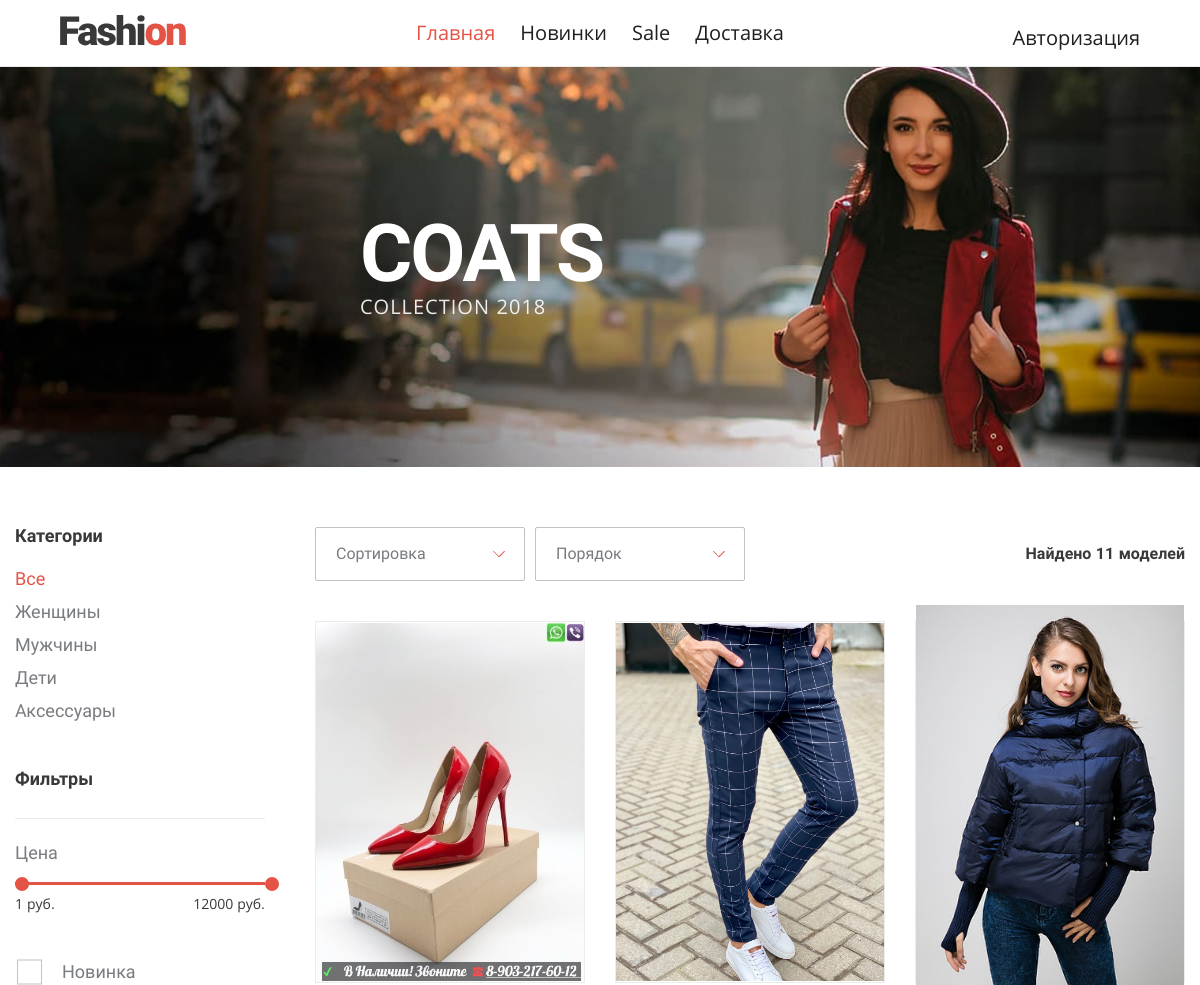
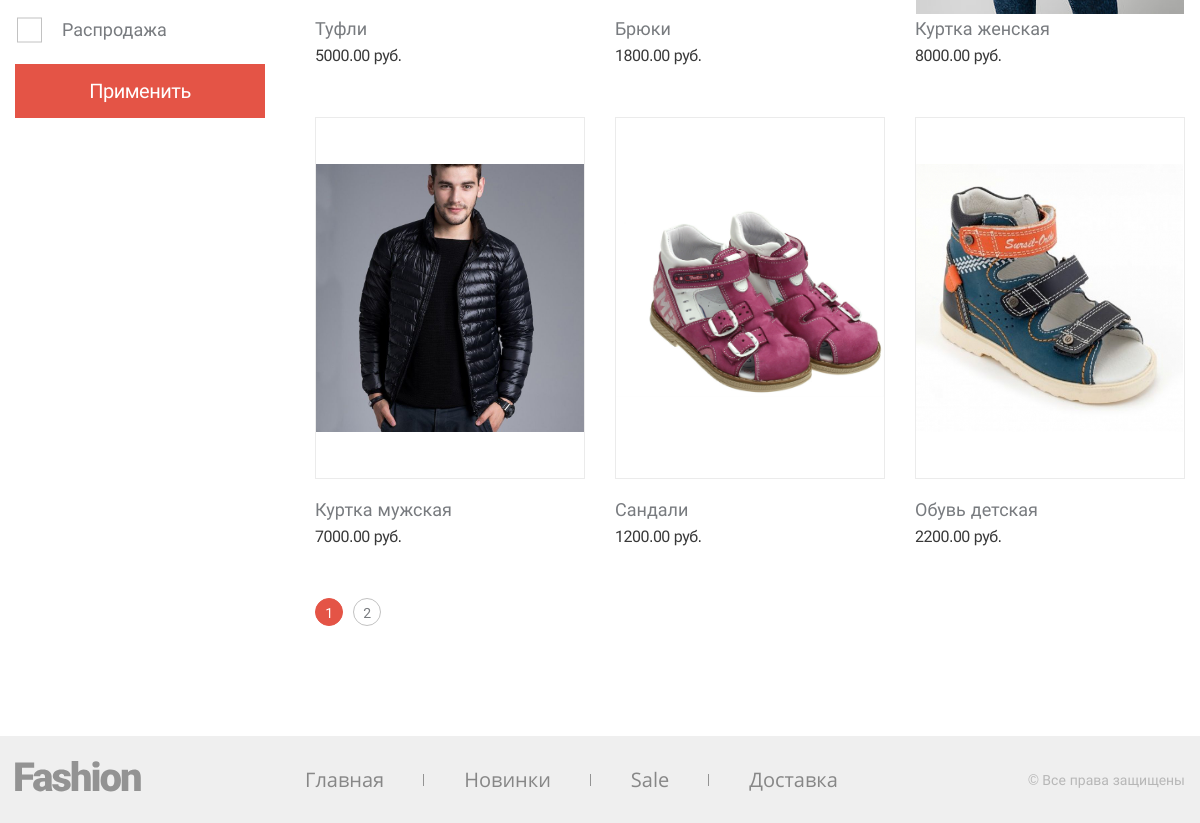
The page / on the database its author committed (2 pictures, top to bottom).
### tables this page shows
CREATE TABLE `products` (
  `id` int(11) NOT NULL,
  `name` varchar(255) NOT NULL,
  `price` decimal(10,2) NOT NULL,
  `is_active` tinyint(4) NOT NULL DEFAULT 0,
  `img` varchar(255) NOT NULL,
  `is_new` tinyint(4) NOT NULL DEFAULT 0,
  `is_sale` tinyint(4) NOT NULL DEFAULT 0
);

### src/functions.php (called while the page is built, shortened)
<?php
function cutString($line, $length = 12, $appends = '...'): string
{
    if (mb_strlen($line) >= $length) {
        return mb_substr($line, 0, 12) . $appends;
    } else {
        return $line;
    }
}
function arraySort(array $array, $key = 'sort', $sort = SORT_ASC): array
{
    if ($sort == SORT_ASC) {
        usort($array, function($a, $b) use ($key)
        {
            if ($a[$key] == $b[$key]) {
                return 0;
            }
            return ($a[$key] < $b[$key]) ? -1 : 1;
        });
    }
    return $array;
}
function showMenu(array $array, $key = 'sort', $sort = SORT_ASC, $style = '')
{
    $sortArray = arraySort($array, $key, $sort);
    include $_SERVER["DOCUMENT_ROOT"] . '/templates/menu.php';
}
function showSubMenu(array $array, $key = 'sort', $sort = SORT_ASC, $style = '')
{
    $sortArray = arraySort($array, $key, $sort);
    include $_SERVER["DOCUMENT_ROOT"] . '/templates/sub_menu.php';
}
function wordEnding($num): string
{
    if ($num % 100 >= 10 && $num % 100 <= 20) {
        return "моделей";
    } elseif ($num % 10 == 1) {
        return "модель";
    } elseif ($num % 10 >= 2 && $num % 10 <= 4 ) {
        return "модели";
    } else {
        return "моделей";
    }
}
function getProducts($dbh, $page, $countProductsPage, ...$optional): array
{
    $start = ($page - 1) * $countProductsPage;
    if (!empty($optional[0])) {
        if (!is_numeric($optional[0]['id'])) {
            unset($optional[0]['id']);
            $sql = "FROM products WHERE price BETWEEN :min_price AND :max_price AND products.is_active = 1";
            $sqlFields = "SELECT id, name, price, img ${sql}";
            $result = getProductsFilter(
                $dbh,
                $sqlFields,
                $optional[0],
                "LIMIT ${start}, ${countProductsPage}"
            );
            $sqlCounts = "SELECT COUNT(*) as countSection ${sql}";
            $resultCount = getProductsFilter(
                $dbh,
                $sqlCounts,
                $optional[0]
            );
            $resultCount[0]["countPage"] = $countProductsPage;
            $result[] = $resultCount[0];
        } else {
            $sql = "FROM products
            INNER JOIN product_section ON product_section.product_id = products.id
            INNER JOIN sections ON product_section.section_id = sections.id
            WHERE products.price BETWEEN :min_price AND :max_price AND sections.id = :id AND products.is_active = 1";
            $sqlFields = "SELECT products.id, products.name, products.price, products.img ${sql}";
            $result = getProductsFilter(
                $dbh,
                $sqlFields,
                $optional[0],
                "LIMIT ${start}, ${countProductsPage}"
            );
            $sqlCounts = "SELECT COUNT(*) as countSection ${sql}";
            $resultCount = getProductsFilter(
                $dbh,
                $sqlCounts,
                $optional[0]
            );
            $resultCount[0]["countPage"] = $countProductsPage;
            $result[] = $resultCount[0];
        }
    } else {
        $stmt = $dbh->query("SELECT id, name, price, img FROM products WHERE products.is_active = 1 LIMIT ${start}, ${countProductsPage}");
        $result = $stmt->fetchAll(PDO::FETCH_ASSOC);
    }
    return $result;
}
function getCountProducts($dbh)
{
    $stmt = $dbh->query("SELECT COUNT(*) FROM products WHERE products.is_active = 1");
    return $stmt->fetch(PDO::FETCH_COLUMN);
}
function getPrice($dbh)
{
    $stmt = $dbh->query("SELECT MIN(price) AS min_price, MAX(price) AS max_price FROM products");
    return $stmt->fetch(PDO::FETCH_ASSOC);
}
function numberPages($countProducts, $countProductsPage): int
{
    $numberPages = (int)($countProducts / $countProductsPage);
    if (($countProducts % $countProductsPage) != 0) {
        $numberPages++;
    }
    return $numberPages;
}
function isAuth(): bool
{
    if (isset($_SESSION['auth'])) {
        return true;
    } else {
        return false;
    }
}

### src/pdoconnect.php (called while the page is built, shortened)
<?php
try {
    $dbh = new PDO("mysql:host=$host;dbname=$dbname", $username, $password);
    if (isset($_GET['page']) && isset($_GET['idCategory'])) {
        $allProducts = getProducts(
            $dbh,
            strip_tags($_GET['page']),
            COUNT_PRODUCTS_PAGE,
            [
            "id"=> strip_tags($_GET['idCategory']),
            "min_price" => strip_tags($_GET['min']),
            "max_price" => strip_tags($_GET['max']),
            "new" => digitalization(strip_tags($_GET['new'])),
            "sale" => digitalization(strip_tags($_GET['sale'])),
            "sort" => strip_tags($_GET['sort']),
            "direction" => strip_tags($_GET['direction'])
            ]
        );
        $lastElement = array_pop($allProducts);
    } else {
        $allProducts = getProducts($dbh, 1, COUNT_PRODUCTS_PAGE);
    }
    $prices = getPrice($dbh);
    $countProducts = getCountProducts($dbh);
} catch (PDOException $e) {
    print "Error!: " . $e->getMessage() . "<br/>";
    die();
}

### src/core.php (called while the page is built, shortened)
<?php
include_once __DIR__ . '/functions.php';
include_once __DIR__ . '/pdoconfig.php';
include_once __DIR__ . '/pdoconnect.php';
include_once __DIR__ . '/sub_menu.php';

### index.php (the view, shortened to what this page needs)
<?php
require $_SERVER["DOCUMENT_ROOT"] . '/templates/header.php';
if (isset($_GET['page'])) {
    $countProd = $lastElement['countSection'];
    $minPrice = (float)($_GET['min']);
    $maxPrice = (float)($_GET['max']);
} else {
    $countProd = $countProducts;
    $minPrice = (float)($prices['min_price']);
    $maxPrice = (float)($prices['max_price']);
}
?>
<main class="shop-page">
    <header class="intro">
        <div class="intro__wrapper">
        <h1 class=" intro__title">COATS</h1>
        <p class="intro__info">Collection 2018</p>
        </div>
    </header>
    <section class="shop container">
        <section class="shop__filter filter">
        <form method="post" id="ajax_form">
        <div class="filter__wrapper">
            <b class="filter__title">Категории</b>
            <?php showSubMenu($subMenu); ?>
        </div>
            <div class="filter__wrapper">
            <b class="filter__title">Фильтры</b>
            <div class="filter__range range">
                <span class="range__info">Цена</span>
                <div class="range__line" aria-label="Range Line"></div>
                <div class="range__res">
                <span class="range__res-item min-price"><?=$minPrice?> руб.</span>
                <span class="range__res-item max-price"><?=$maxPrice?> руб.</span>
                </div>
            </div>
            </div>
            <fieldset class="custom-form__group">
            <label for="new" class="custom-form__checkbox-label custom-form__info" style="display: block;">Новинка</label>
            <label for="sale" class="custom-form__checkbox-label custom-form__info" style="display: block;">Распродажа</label>
            </fieldset>
            <button class="button" type="submit" style="width: 100%">Применить</button>
        </form>
        </section>
        <div class="shop__wrapper">
            <section class="shop__sorting">
                <div class="shop__sorting-item custom-form__select-wrapper">
                <select class="custom-form__select" name="category">
                    <option hidden="">Сортировка</option>
                </select>
                </div>
                <div class="shop__sorting-item custom-form__select-wrapper">
                <select class="custom-form__select" name="prices">
                    <option hidden="">Порядок</option>
                </select>
                </div>
                <p class="shop__sorting-res">Найдено <span class="res-sort"><?=$countProd?></span> <?=wordEnding(count($allProducts))?></p>
            </section>
            <section class="shop__list">
                <?php foreach ($allProducts as $product):?>
                    <article class="shop__item product" tabindex="0">
                        <div class="product__image">
                            <img src="/img/products/<?=$product["img"]?>" alt="<?=$product["name"]?>">
                        </div>
                        <p class="product__name"><?=$product["name"]?></p>
                        <span class="product__price"><?=$product["price"]?> руб.</span>
                    </article>
                <?php endforeach?>
            </section>
            <?php
                $paginator = numberPages($countProducts, COUNT_PRODUCTS_PAGE);
                $page = 1;
                if ($paginator > 1):
            ?>
            <ul class="shop__paginator paginator">
                <?php while ($page <= $paginator) : ?>
                    <li>
                        <a class="paginator__item<?php if(isset($_GET['page']) && $_GET['page'] == $page) {?> active <?php } elseif (!isset($_GET['page']) && $page == 1) {?> active<?php } ?>" href="/?page=<?=$page?>">
                            <?=$page?>
                        </a>
                    </li>
                <?php
                    $page++;
                    endwhile
                ?>
            </ul>
            <?php endif ?>
        </div>
    </section>
</main>
<?php
require $_SERVER["DOCUMENT_ROOT"] . '/templates/footer.php';
?>

### templates/header.php (shortened to what this page needs)
<?php
require_once $_SERVER["DOCUMENT_ROOT"] . '/src/core.php';
?>
<!DOCTYPE html>
<html lang="ru">
<head>
  <link rel="stylesheet" href="/css/style.min.css">
</head>
<body>
<header class="page-header">
    <a class="page-header__logo" href="/">
        <img src="/img/logo.svg" alt="Fashion">
    </a>
    <nav class="page-header__menu">
        <?php showMenu($mainMenu, 'sort', 'SORT_ACS', 'main-menu--header'); ?>
    </nav>
    <div class="auth">
        <?php if (!isAuth()): ?>
            <a class="auth__in" href="/admin/">Авторизация</a>
        <?php else: ?>
            <a class="auth__exit" href="/admin/?login=no">Выйти</a>
        <?php endif ?>
    </div>
</header>

### templates/menu.php
<ul class="main-menu <?=$style?>">
    <?php foreach ($sortArray as $item) : ?>
        <li>
            <a class="main-menu__item <?php if ($item['path'] == $_SERVER["REQUEST_URI"]) {?>active<?php }?>" href=<?=$item['path']?>>
                <?=cutString($item['title'], 15); ?>
            </a>
        </li>
    <?php endforeach; ?>
</ul>

### templates/sub_menu.php
<ul class="filter__list <?=$style?>">
    <?php foreach ($sortArray as $item) : ?>
        <li>
            <a class="filter__list-item <?php if ($item['path'] == $_SERVER["REQUEST_URI"]) {?>active<?php }?>" href=<?=$item['path']?>>
                <?=cutString($item['title'], 15); ?>
            </a>
        </li>
    <?php endforeach ?>
</ul>

### templates/footer.php (shortened to what this page needs)
<footer class="page-footer">
  <div class="container">
    <a class="page-footer__logo" href="#">
      <img src="/img/logo--footer.svg" alt="Fashion">
    </a>
    <nav class="page-footer__menu">
    </nav>
    <address class="page-footer__copyright">
      © Все права защищены
    </address>
  </div>
</footer>
</body>
</html>

### rows shown on the page
products: img (picture), name "Туфли", price "5000.00"
products: img (picture), name "Брюки", price "1800.00"
products: img (picture), name "Куртка женская", price "8000.00"
products: img (picture), name "Куртка мужская", price "7000.00"
products: img (picture), name "Сандали", price "1200.00"
products: img (picture), name "Обувь детская", price "2200.00"

### other values the page prints
cutString($item['title'], 15) "Главная"
cutString($item['title'], 15) "Новинки"
cutString($item['title'], 15) "Sale"
cutString($item['title'], 15) "Доставка"
cutString($item['title'], 15) "Все"
cutString($item['title'], 15) "Женщины"
cutString($item['title'], 15) "Мужчины"
cutString($item['title'], 15) "Дети"
cutString($item['title'], 15) "Аксессуары"
$minPrice "1"
$maxPrice "12000"
$countProd "11"
wordEnding(count($allProducts)) "моделей"
